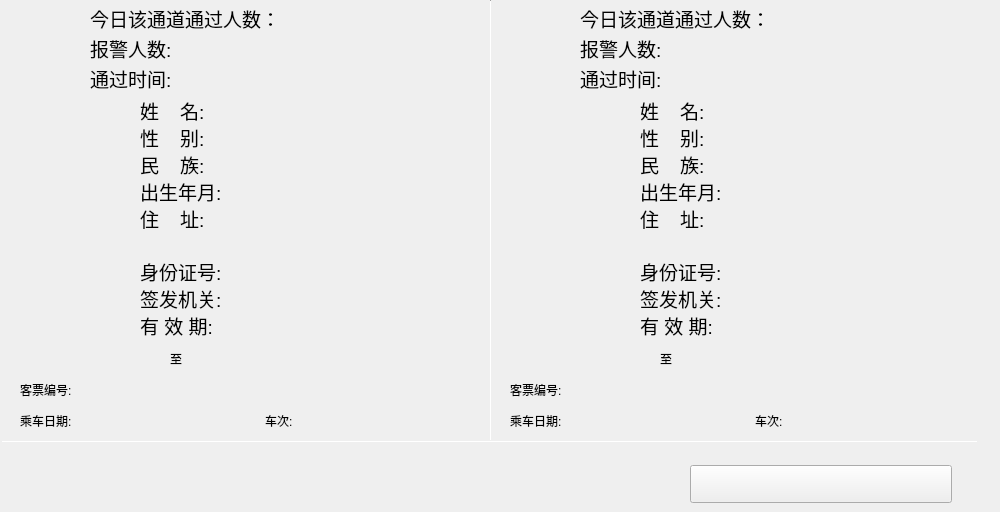
    <widget class="QWidget" name="page2">
     <widget class="QLabel" name="label_picchannel">
      <property name="geometry">
       <rect>
        <x>20</x>
        <y>20</y>
        <width>54</width>
        <height>52</height>
       </rect>
      </property>
      <property name="text">
       <string/>
      </property>
     </widget>
     <widget class="QLabel" name="label_idcardpic">
      <property name="geometry">
       <rect>
        <x>20</x>
        <y>106</y>
        <width>102</width>
        <height>126</height>
       </rect>
      </property>
      <property name="text">
       <string/>
      </property>
     </widget>
     <widget class="QLabel" name="label_picchannel_2">
      <property name="geometry">
       <rect>
        <x>510</x>
        <y>20</y>
        <width>54</width>
        <height>52</height>
       </rect>
      </property>
      <property name="text">
       <string/>
      </property>
     </widget>
     <widget class="QLabel" name="label_idcardpic_2">
      <property name="geometry">
       <rect>
        <x>510</x>
        <y>106</y>
        <width>102</width>
        <height>126</height>
       </rect>
      </property>
      <property name="text">
       <string/>
      </property>
     </widget>
     <widget class="QLabel" name="label_acrosstime">
      <property name="geometry">
       <rect>
        <x>180</x>
        <y>68</y>
        <width>171</width>
        <height>21</height>
       </rect>
      </property>
      <property name="font">
       <font>
        <pointsize>14</pointsize>
       </font>
      </property>
      <property name="styleSheet">
       <string notr="true">border:0px </string>
      </property>
      <property name="text">
       <string/>
      </property>
     </widget>
     <widget class="QLabel" name="label_18">
      <property name="geometry">
       <rect>
        <x>140</x>
        <y>208</y>
        <width>91</width>
        <height>21</height>
       </rect>
      </property>
      <property name="font">
       <font>
        <pointsize>14</pointsize>
       </font>
      </property>
      <property name="styleSheet">
       <string notr="true">border:0px</string>
      </property>
      <property name="lineWidth">
       <number>0</number>
      </property>
      <property name="text">
       <string>住    址:</string>
      </property>
     </widget>
     <widget class="QLabel" name="label_19">
      <property name="geometry">
       <rect>
        <x>640</x>
        <y>208</y>
        <width>91</width>
        <height>21</height>
       </rect>
      </property>
      <property name="font">
       <font>
        <pointsize>14</pointsize>
       </font>
      </property>
      <property name="styleSheet">
       <string notr="true">border:0px</string>
      </property>
      <property name="lineWidth">
       <number>0</number>
      </property>
      <property name="text">
       <string>住    址:</string>
      </property>
     </widget>
     <widget class="QLabel" name="label_14">
      <property name="geometry">
       <rect>
        <x>140</x>
        <y>154</y>
        <width>91</width>
        <height>21</height>
       </rect>
      </property>
      <property name="font">
       <font>
        <pointsize>14</pointsize>
       </font>
      </property>
      <property name="styleSheet">
       <string notr="true">border:0px</string>
      </property>
      <property name="lineWidth">
       <number>0</number>
      </property>
      <property name="text">
       <string>民    族:</string>
      </property>
     </widget>
     <widget class="QLabel" name="label_acrossnum_2">
      <property name="geometry">
       <rect>
        <x>770</x>
        <y>8</y>
        <width>91</width>
        <height>21</height>
       </rect>
      </property>
      <property name="font">
       <font>
        <pointsize>14</pointsize>
       </font>
      </property>
      <property name="styleSheet">
       <string notr="true">border:0px </string>
      </property>
      <property name="text">
       <string/>
      </property>
     </widget>
     <widget class="QLabel" name="label_12">
      <property name="geometry">
       <rect>
        <x>140</x>
        <y>127</y>
        <width>91</width>
        <height>21</height>
       </rect>
      </property>
      <property name="font">
       <font>
        <pointsize>14</pointsize>
       </font>
      </property>
      <property name="styleSheet">
       <string notr="true">border:0px</string>
      </property>
      <property name="lineWidth">
       <number>0</number>
      </property>
      <property name="text">
       <string>性    别:</string>
      </property>
     </widget>
     <widget class="QLabel" name="label_5">
      <property name="geometry">
       <rect>
        <x>90</x>
        <y>8</y>
        <width>201</width>
        <height>21</height>
       </rect>
      </property>
      <property name="font">
       <font>
        <pointsize>14</pointsize>
       </font>
      </property>
      <property name="styleSheet">
       <string notr="true">border:0px</string>
      </property>
      <property name="lineWidth">
       <number>0</number>
      </property>
      <property name="text">
       <string>今日该通道通过人数：</string>
      </property>
     </widget>
     <widget class="QLabel" name="label_21">
      <property name="geometry">
       <rect>
        <x>640</x>
        <y>261</y>
        <width>91</width>
        <height>21</height>
       </rect>
      </property>
      <property name="font">
       <font>
        <pointsize>14</pointsize>
       </font>
      </property>
      <property name="styleSheet">
       <string notr="true">border:0px</string>
      </property>
      <property name="lineWidth">
       <number>0</number>
      </property>
      <property name="text">
       <string>身份证号:</string>
      </property>
     </widget>
     <widget class="QLabel" name="label_idcardusetime_2">
      <property name="geometry">
       <rect>
        <x>740</x>
        <y>315</y>
        <width>251</width>
        <height>21</height>
       </rect>
      </property>
      <property name="font">
       <font>
        <pointsize>14</pointsize>
       </font>
      </property>
      <property name="styleSheet">
       <string notr="true">border:0px </string>
      </property>
      <property name="text">
       <string/>
      </property>
     </widget>
     <widget class="QLabel" name="label_22">
      <property name="geometry">
       <rect>
        <x>140</x>
        <y>288</y>
        <width>91</width>
        <height>21</height>
       </rect>
      </property>
      <property name="font">
       <font>
        <pointsize>14</pointsize>
       </font>
      </property>
      <property name="styleSheet">
       <string notr="true">border:0px</string>
      </property>
      <property name="lineWidth">
       <number>0</number>
      </property>
      <property name="text">
       <string>签发机关:</string>
      </property>
     </widget>
     <widget class="QLabel" name="label_acrossnum">
      <property name="geometry">
       <rect>
        <x>280</x>
        <y>8</y>
        <width>91</width>
        <height>21</height>
       </rect>
      </property>
      <property name="font">
       <font>
        <pointsize>14</pointsize>
       </font>
      </property>
      <property name="styleSheet">
       <string notr="true">border:0px </string>
      </property>
      <property name="text">
       <string/>
      </property>
     </widget>
     <widget class="QLabel" name="label_24">
      <property name="geometry">
       <rect>
        <x>140</x>
        <y>315</y>
        <width>91</width>
        <height>21</height>
       </rect>
      </property>
      <property name="font">
       <font>
        <pointsize>14</pointsize>
       </font>
      </property>
      <property name="styleSheet">
       <string notr="true">border:0px</string>
      </property>
      <property name="lineWidth">
       <number>0</number>
      </property>
      <property name="text">
       <string>有 效 期:</string>
      </property>
     </widget>
     <widget class="QLabel" name="label_idcardbirthday">
      <property name="geometry">
       <rect>
        <x>240</x>
        <y>181</y>
        <width>251</width>
        <height>21</height>
       </rect>
      </property>
      <property name="font">
       <font>
        <pointsize>14</pointsize>
       </font>
      </property>
      <property name="styleSheet">
       <string notr="true">border:0px </string>
      </property>
      <property name="text">
       <string/>
      </property>
     </widget>
     <widget class="QLabel" name="label_idcardnum">
      <property name="geometry">
       <rect>
        <x>240</x>
        <y>261</y>
        <width>251</width>
        <height>21</height>
       </rect>
      </property>
      <property name="font">
       <font>
        <pointsize>14</pointsize>
       </font>
      </property>
      <property name="styleSheet">
       <string notr="true">border:0px </string>
      </property>
      <property name="text">
       <string/>
      </property>
     </widget>
     <widget class="QLabel" name="label_10">
      <property name="geometry">
       <rect>
        <x>140</x>
        <y>100</y>
        <width>91</width>
        <height>21</height>
       </rect>
      </property>
      <property name="font">
       <font>
        <pointsize>14</pointsize>
       </font>
      </property>
      <property name="styleSheet">
       <string notr="true">border:0px</string>
      </property>
      <property name="lineWidth">
       <number>0</number>
      </property>
      <property name="text">
       <string>姓    名:</string>
      </property>
     </widget>
     <widget class="QLabel" name="label_9">
      <property name="geometry">
       <rect>
        <x>580</x>
        <y>38</y>
        <width>91</width>
        <height>21</height>
       </rect>
      </property>
      <property name="font">
       <font>
        <pointsize>14</pointsize>
       </font>
      </property>
      <property name="styleSheet">
       <string notr="true">border:0px</string>
      </property>
      <property name="lineWidth">
       <number>0</number>
      </property>
      <property name="text">
       <string>报警人数:</string>
      </property>
     </widget>
     <widget class="QLabel" name="label_idcarddepart">
      <property name="geometry">
       <rect>
        <x>240</x>
        <y>288</y>
        <width>251</width>
        <height>21</height>
       </rect>
      </property>
      <property name="font">
       <font>
        <pointsize>14</pointsize>
       </font>
      </property>
      <property name="styleSheet">
       <string notr="true">border:0px </string>
      </property>
      <property name="text">
       <string/>
      </property>
     </widget>
     <widget class="QLabel" name="label_7">
      <property name="geometry">
       <rect>
        <x>90</x>
        <y>38</y>
        <width>91</width>
        <height>21</height>
       </rect>
      </property>
      <property name="font">
       <font>
        <pointsize>14</pointsize>
       </font>
      </property>
      <property name="styleSheet">
       <string notr="true">border:0px</string>
      </property>
      <property name="lineWidth">
       <number>0</number>
      </property>
      <property name="text">
       <string>报警人数:</string>
      </property>
     </widget>
     <widget class="QLabel" name="label_idcardbirthday_2">
      <property name="geometry">
       <rect>
        <x>740</x>
        <y>181</y>
        <width>251</width>
        <height>21</height>
       </rect>
      </property>
      <property name="font">
       <font>
        <pointsize>14</pointsize>
       </font>
      </property>
      <property name="styleSheet">
       <string notr="true">border:0px </string>
      </property>
      <property name="text">
       <string/>
      </property>
     </widget>
     <widget class="QLabel" name="label_idcardname">
      <property name="geometry">
       <rect>
        <x>240</x>
        <y>100</y>
        <width>251</width>
        <height>21</height>
       </rect>
      </property>
      <property name="font">
       <font>
        <pointsize>14</pointsize>
       </font>
      </property>
      <property name="styleSheet">
       <string notr="true">border:0px </string>
      </property>
      <property name="text">
       <string/>
      </property>
     </widget>
     <widget class="QLabel" name="label_13">
      <property name="geometry">
       <rect>
        <x>640</x>
        <y>100</y>
        <width>91</width>
        <height>21</height>
       </rect>
      </property>
      <property name="font">
       <font>
        <pointsize>14</pointsize>
       </font>
      </property>
      <property name="styleSheet">
       <string notr="true">border:0px</string>
      </property>
      <property name="lineWidth">
       <number>0</number>
      </property>
      <property name="text">
       <string>姓    名:</string>
      </property>
     </widget>
     <widget class="QLabel" name="label_idcardnation_2">
      <property name="geometry">
       <rect>
        <x>740</x>
        <y>154</y>
        <width>201</width>
        <height>21</height>
       </rect>
      </property>
      <property name="font">
       <font>
        <pointsize>14</pointsize>
       </font>
      </property>
      <property name="styleSheet">
       <string notr="true">border:0px </string>
      </property>
      <property name="text">
       <string/>
      </property>
     </widget>
     <widget class="QLabel" name="label_idcardsex_2">
      <property name="geometry">
       <rect>
        <x>740</x>
        <y>127</y>
        <width>201</width>
        <height>21</height>
       </rect>
      </property>
      <property name="font">
       <font>
        <pointsize>14</pointsize>
       </font>
      </property>
      <property name="styleSheet">
       <string notr="true">border:0px </string>
      </property>
      <property name="text">
       <string/>
      </property>
     </widget>
     <widget class="QLabel" name="label_25">
      <property name="geometry">
       <rect>
        <x>640</x>
        <y>315</y>
        <width>91</width>
        <height>21</height>
       </rect>
      </property>
      <property name="font">
       <font>
        <pointsize>14</pointsize>
       </font>
      </property>
      <property name="styleSheet">
       <string notr="true">border:0px</string>
      </property>
      <property name="lineWidth">
       <number>0</number>
      </property>
      <property name="text">
       <string>有 效 期:</string>
      </property>
     </widget>
     <widget class="QLabel" name="label_15">
      <property name="geometry">
       <rect>
        <x>640</x>
        <y>154</y>
        <width>91</width>
        <height>21</height>
       </rect>
      </property>
      <property name="font">
       <font>
        <pointsize>14</pointsize>
       </font>
      </property>
      <property name="styleSheet">
       <string notr="true">border:0px</string>
      </property>
      <property name="lineWidth">
       <number>0</number>
      </property>
      <property name="text">
       <string>民    族:</string>
      </property>
     </widget>
     <widget class="QLabel" name="label_idcardnum_2">
      <property name="geometry">
       <rect>
        <x>740</x>
        <y>261</y>
        <width>251</width>
        <height>21</height>
       </rect>
      </property>
      <property name="font">
       <font>
        <pointsize>14</pointsize>
       </font>
      </property>
      <property name="styleSheet">
       <string notr="true">border:0px </string>
      </property>
      <property name="text">
       <string/>
      </property>
     </widget>
     <widget class="QLabel" name="label_16">
      <property name="geometry">
       <rect>
        <x>140</x>
        <y>181</y>
        <width>91</width>
        <height>21</height>
       </rect>
      </property>
      <property name="font">
       <font>
        <pointsize>14</pointsize>
       </font>
      </property>
      <property name="styleSheet">
       <string notr="true">border:0px</string>
      </property>
      <property name="lineWidth">
       <number>0</number>
      </property>
      <property name="text">
       <string>出生年月:</string>
      </property>
     </widget>
     <widget class="QLabel" name="label_acrosstime_2">
      <property name="geometry">
       <rect>
        <x>670</x>
        <y>68</y>
        <width>171</width>
        <height>21</height>
       </rect>
      </property>
      <property name="font">
       <font>
        <pointsize>14</pointsize>
       </font>
      </property>
      <property name="styleSheet">
       <string notr="true">border:0px </string>
      </property>
      <property name="text">
       <string/>
      </property>
     </widget>
     <widget class="QLabel" name="label_warnnum_2">
      <property name="geometry">
       <rect>
        <x>670</x>
        <y>38</y>
        <width>91</width>
        <height>21</height>
       </rect>
      </property>
      <property name="font">
       <font>
        <pointsize>14</pointsize>
       </font>
      </property>
      <property name="styleSheet">
       <string notr="true">border:0px </string>
      </property>
      <property name="text">
       <string/>
      </property>
     </widget>
     <widget class="QLabel" name="label_idcardaddress_2">
      <property name="geometry">
       <rect>
        <x>740</x>
        <y>208</y>
        <width>251</width>
        <height>47</height>
       </rect>
      </property>
      <property name="font">
       <font>
        <pointsize>14</pointsize>
       </font>
      </property>
      <property name="styleSheet">
       <string notr="true">border:0px </string>
      </property>
      <property name="text">
       <string/>
      </property>
     </widget>
     <widget class="QLabel" name="label_warnnum">
      <property name="geometry">
       <rect>
        <x>180</x>
        <y>38</y>
        <width>91</width>
        <height>21</height>
       </rect>
      </property>
      <property name="font">
       <font>
        <pointsize>14</pointsize>
       </font>
      </property>
      <property name="styleSheet">
       <string notr="true">border:0px </string>
      </property>
      <property name="text">
       <string/>
      </property>
     </widget>
     <widget class="QLabel" name="label_idcardsex">
      <property name="geometry">
       <rect>
        <x>240</x>
        <y>127</y>
        <width>201</width>
        <height>21</height>
       </rect>
      </property>
      <property name="font">
       <font>
        <pointsize>14</pointsize>
       </font>
      </property>
      <property name="styleSheet">
       <string notr="true">border:0px </string>
      </property>
      <property name="text">
       <string/>
      </property>
     </widget>
     <widget class="QLabel" name="label_idcardname_2">
      <property name="geometry">
       <rect>
        <x>740</x>
        <y>100</y>
        <width>251</width>
        <height>21</height>
       </rect>
      </property>
      <property name="font">
       <font>
        <pointsize>14</pointsize>
       </font>
      </property>
      <property name="styleSheet">
       <string notr="true">border:0px </string>
      </property>
      <property name="text">
       <string/>
      </property>
     </widget>
     <widget class="QLabel" name="label_6">
      <property name="geometry">
       <rect>
        <x>580</x>
        <y>8</y>
        <width>201</width>
        <height>21</height>
       </rect>
      </property>
      <property name="font">
       <font>
        <pointsize>14</pointsize>
       </font>
      </property>
      <property name="styleSheet">
       <string notr="true">border:0px</string>
      </property>
      <property name="lineWidth">
       <number>0</number>
      </property>
      <property name="text">
       <string>今日该通道通过人数：</string>
      </property>
     </widget>
     <widget class="QLabel" name="label_26">
      <property name="geometry">
       <rect>
        <x>640</x>
        <y>181</y>
        <width>91</width>
        <height>21</height>
       </rect>
      </property>
      <property name="font">
       <font>
        <pointsize>14</pointsize>
       </font>
      </property>
      <property name="styleSheet">
       <string notr="true">border:0px</string>
      </property>
      <property name="lineWidth">
       <number>0</number>
      </property>
      <property name="text">
       <string>出生年月:</string>
      </property>
     </widget>
     <widget class="QLabel" name="label_idcardnation">
      <property name="geometry">
       <rect>
        <x>240</x>
        <y>154</y>
        <width>201</width>
        <height>21</height>
       </rect>
      </property>
      <property name="font">
       <font>
        <pointsize>14</pointsize>
       </font>
      </property>
      <property name="styleSheet">
       <string notr="true">border:0px </string>
      </property>
      <property name="text">
       <string/>
      </property>
     </widget>
     <widget class="QLabel" name="label_idcardusetime">
      <property name="geometry">
       <rect>
        <x>240</x>
        <y>315</y>
        <width>251</width>
        <height>21</height>
       </rect>
      </property>
      <property name="font">
       <font>
        <pointsize>14</pointsize>
       </font>
      </property>
      <property name="styleSheet">
       <string notr="true">border:0px </string>
      </property>
      <property name="text">
       <string/>
      </property>
     </widget>
     <widget class="QLabel" name="label_23">
      <property name="geometry">
       <rect>
        <x>640</x>
        <y>288</y>
        <width>91</width>
        <height>21</height>
       </rect>
      </property>
      <property name="font">
       <font>
        <pointsize>14</pointsize>
       </font>
      </property>
      <property name="styleSheet">
       <string notr="true">border:0px</string>
      </property>
      <property name="lineWidth">
       <number>0</number>
      </property>
      <property name="text">
       <string>签发机关:</string>
      </property>
     </widget>
     <widget class="QLabel" name="label_idcarddepart_2">
      <property name="geometry">
       <rect>
        <x>740</x>
        <y>288</y>
        <width>251</width>
        <height>21</height>
       </rect>
      </property>
      <property name="font">
       <font>
        <pointsize>14</pointsize>
       </font>
      </property>
      <property name="styleSheet">
       <string notr="true">border:0px </string>
      </property>
      <property name="text">
       <string/>
      </property>
     </widget>
     <widget class="QLabel" name="label_11">
      <property name="geometry">
       <rect>
        <x>580</x>
        <y>68</y>
        <width>91</width>
        <height>21</height>
       </rect>
      </property>
      <property name="font">
       <font>
        <pointsize>14</pointsize>
       </font>
      </property>
      <property name="styleSheet">
       <string notr="true">border:0px</string>
      </property>
      <property name="lineWidth">
       <number>0</number>
      </property>
      <property name="text">
       <string>通过时间:</string>
      </property>
     </widget>
     <widget class="QLabel" name="label_idcardaddress">
      <property name="geometry">
       <rect>
        <x>240</x>
        <y>208</y>
        <width>251</width>
        <height>47</height>
       </rect>
      </property>
      <property name="font">
       <font>
        <pointsize>14</pointsize>
       </font>
      </property>
      <property name="styleSheet">
       <string notr="true"/>
      </property>
      <property name="text">
       <string/>
      </property>
     </widget>
     <widget class="QLabel" name="label_8">
      <property name="geometry">
       <rect>
        <x>90</x>
        <y>68</y>
        <width>91</width>
        <height>21</height>
       </rect>
      </property>
      <property name="font">
       <font>
        <pointsize>14</pointsize>
       </font>
      </property>
      <property name="styleSheet">
       <string notr="true">border:0px</string>
      </property>
      <property name="lineWidth">
       <number>0</number>
      </property>
      <property name="text">
       <string>通过时间:</string>
      </property>
     </widget>
     <widget class="QLabel" name="label_17">
      <property name="geometry">
       <rect>
        <x>640</x>
        <y>127</y>
        <width>91</width>
        <height>21</height>
       </rect>
      </property>
      <property name="font">
       <font>
        <pointsize>14</pointsize>
       </font>
      </property>
      <property name="styleSheet">
       <string notr="true">border:0px</string>
      </property>
      <property name="lineWidth">
       <number>0</number>
      </property>
      <property name="text">
       <string>性    别:</string>
      </property>
     </widget>
     <widget class="QLabel" name="label_20">
      <property name="geometry">
       <rect>
        <x>140</x>
        <y>261</y>
        <width>91</width>
        <height>21</height>
       </rect>
      </property>
      <property name="font">
       <font>
        <pointsize>14</pointsize>
       </font>
      </property>
      <property name="styleSheet">
       <string notr="true">border:0px</string>
      </property>
      <property name="lineWidth">
       <number>0</number>
      </property>
      <property name="text">
       <string>身份证号:</string>
      </property>
     </widget>
     <widget class="Line" name="line_column">
      <property name="geometry">
       <rect>
        <x>490</x>
        <y>0</y>
        <width>1</width>
        <height>441</height>
       </rect>
      </property>
      <property name="orientation">
       <enum>Qt::Vertical</enum>
      </property>
     </widget>
     <widget class="QLabel" name="label_ticket_index_2">
      <property name="geometry">
       <rect>
        <x>340</x>
        <y>410</y>
        <width>150</width>
        <height>21</height>
       </rect>
      </property>
      <property name="text">
       <string/>
      </property>
     </widget>
     <widget class="QLabel" name="label_40">
      <property name="geometry">
       <rect>
        <x>265</x>
        <y>410</y>
        <width>70</width>
        <height>21</height>
       </rect>
      </property>
      <property name="text">
       <string>车次:</string>
      </property>
     </widget>
     <widget class="QLabel" name="label_41">
      <property name="geometry">
       <rect>
        <x>20</x>
        <y>379</y>
        <width>80</width>
        <height>21</height>
       </rect>
      </property>
      <property name="text">
       <string>客票编号:</string>
      </property>
      <property name="alignment">
       <set>Qt::AlignLeading|Qt::AlignLeft|Qt::AlignVCenter</set>
      </property>
     </widget>
     <widget class="QLabel" name="label_station_end_2">
      <property name="geometry">
       <rect>
        <x>265</x>
        <y>348</y>
        <width>150</width>
        <height>21</height>
       </rect>
      </property>
      <property name="text">
       <string/>
      </property>
     </widget>
     <widget class="QLabel" name="label_42">
      <property name="geometry">
       <rect>
        <x>20</x>
        <y>410</y>
        <width>80</width>
        <height>21</height>
       </rect>
      </property>
      <property name="text">
       <string>乘车日期:</string>
      </property>
     </widget>
     <widget class="QLabel" name="label_ticket_num_2">
      <property name="geometry">
       <rect>
        <x>100</x>
        <y>379</y>
        <width>150</width>
        <height>21</height>
       </rect>
      </property>
      <property name="text">
       <string/>
      </property>
     </widget>
     <widget class="QLabel" name="label_station_start_2">
      <property name="geometry">
       <rect>
        <x>20</x>
        <y>348</y>
        <width>150</width>
        <height>21</height>
       </rect>
      </property>
      <property name="text">
       <string/>
      </property>
     </widget>
     <widget class="QLabel" name="label_zhi_2">
      <property name="geometry">
       <rect>
        <x>170</x>
        <y>348</y>
        <width>50</width>
        <height>21</height>
       </rect>
      </property>
      <property name="text">
       <string>至</string>
      </property>
     </widget>
     <widget class="QLabel" name="label_ticket_date_2">
      <property name="geometry">
       <rect>
        <x>100</x>
        <y>410</y>
        <width>150</width>
        <height>21</height>
       </rect>
      </property>
      <property name="text">
       <string/>
      </property>
     </widget>
     <widget class="QLabel" name="label_station_end_3">
      <property name="geometry">
       <rect>
        <x>755</x>
        <y>348</y>
        <width>150</width>
        <height>21</height>
       </rect>
      </property>
      <property name="text">
       <string/>
      </property>
     </widget>
     <widget class="QLabel" name="label_43">
      <property name="geometry">
       <rect>
        <x>510</x>
        <y>379</y>
        <width>80</width>
        <height>21</height>
       </rect>
      </property>
      <property name="text">
       <string>客票编号:</string>
      </property>
      <property name="alignment">
       <set>Qt::AlignLeading|Qt::AlignLeft|Qt::AlignVCenter</set>
      </property>
     </widget>
     <widget class="QLabel" name="label_ticket_index_3">
      <property name="geometry">
       <rect>
        <x>830</x>
        <y>410</y>
        <width>150</width>
        <height>21</height>
       </rect>
      </property>
      <property name="text">
       <string/>
      </property>
     </widget>
     <widget class="QLabel" name="label_ticket_num_3">
      <property name="geometry">
       <rect>
        <x>590</x>
        <y>379</y>
        <width>150</width>
        <height>21</height>
       </rect>
      </property>
      <property name="text">
       <string/>
      </property>
     </widget>
     <widget class="QLabel" name="label_ticket_date_3">
      <property name="geometry">
       <rect>
        <x>590</x>
        <y>410</y>
        <width>150</width>
        <height>21</height>
       </rect>
      </property>
      <property name="text">
       <string/>
      </property>
     </widget>
     <widget class="QLabel" name="label_zhi_3">
      <property name="geometry">
       <rect>
        <x>660</x>
        <y>348</y>
        <width>50</width>
        <height>21</height>
       </rect>
      </property>
      <property name="text">
       <string>至</string>
      </property>
     </widget>
     <widget class="QLabel" name="label_45">
      <property name="geometry">
       <rect>
        <x>755</x>
        <y>410</y>
        <width>70</width>
        <height>21</height>
       </rect>
      </property>
      <property name="text">
       <string>车次:</string>
      </property>
     </widget>
     <widget class="QLabel" name="label_station_start_3">
      <property name="geometry">
       <rect>
        <x>510</x>
        <y>348</y>
        <width>150</width>
        <height>21</height>
       </rect>
      </property>
      <property name="text">
       <string/>
      </property>
     </widget>
     <widget class="QLabel" name="label_46">
      <property name="geometry">
       <rect>
        <x>510</x>
        <y>410</y>
        <width>80</width>
        <height>21</height>
       </rect>
      </property>
      <property name="text">
       <string>乘车日期:</string>
      </property>
     </widget>
     <widget class="Line" name="line_row">
      <property name="geometry">
       <rect>
        <x>2</x>
        <y>441</y>
        <width>976</width>
        <height>1</height>
       </rect>
      </property>
      <property name="orientation">
       <enum>Qt::Horizontal</enum>
      </property>
     </widget>
     <widget class="QToolButton" name="toolButton_search_2">
      <property name="geometry">
       <rect>
        <x>690</x>
        <y>465</y>
        <width>262</width>
        <height>38</height>
       </rect>
      </property>
      <property name="text">
       <string/>
      </property>
     </widget>
    </widget>
